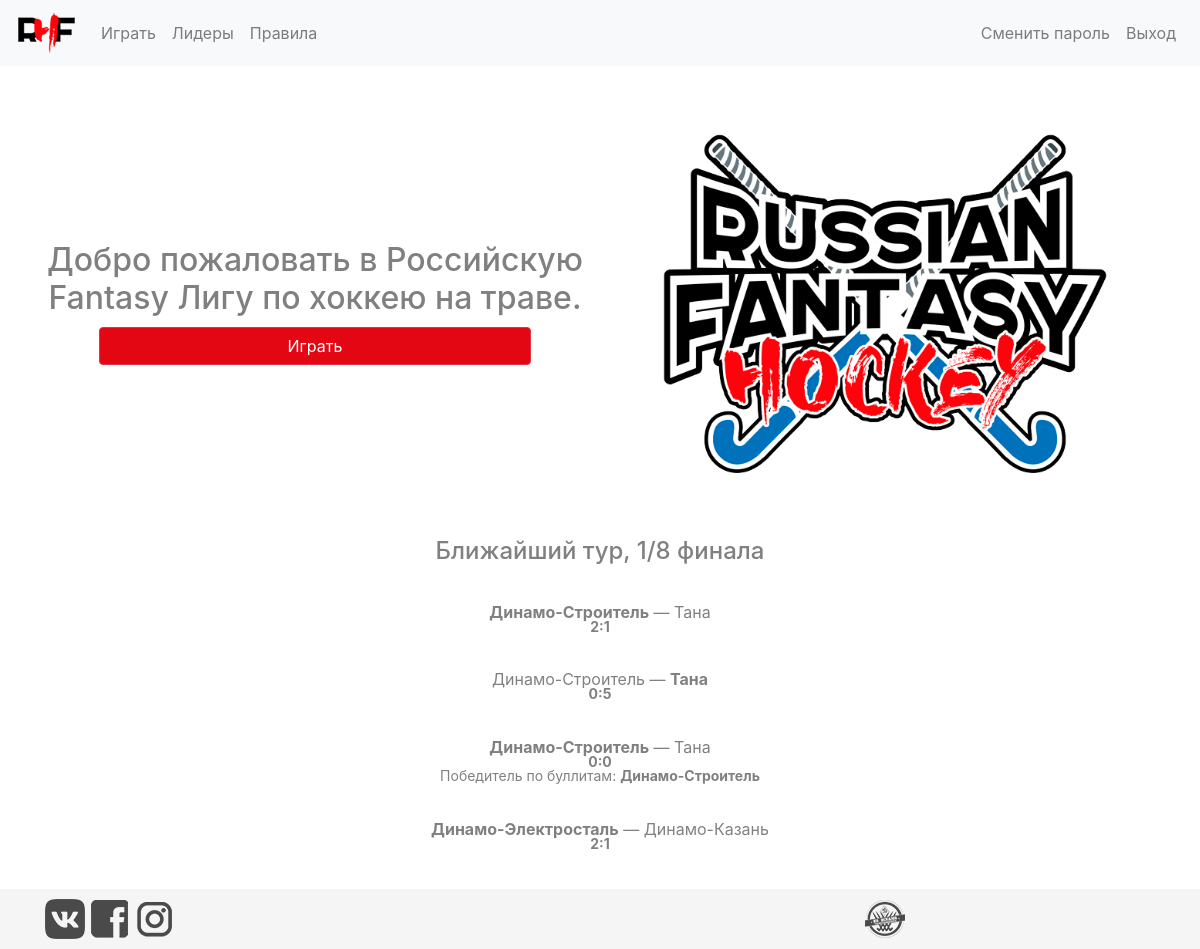
The app's page / (signed in) with its own data.
### players/models.py (models this page shows, shortened)
class Tour(models.Model):
    season = models.PositiveIntegerField(blank=False, null=False, default=YEAR,
                                         help_text='Год тура')
    number = models.PositiveSmallIntegerField(
        help_text='Номер тура. Если это матч плей-офф, номер всё равно вбивается. Он будет использован, при подсчёте очков.')
    name = models.CharField(max_length=64, blank=True, null=True,
                            help_text='Имя тура заполняется только во время плей-офф. Например, "1/8 финала"')
    start_time = models.DateTimeField(auto_now_add=False, auto_now=False, blank=True, null=True,
                                      help_text='Начало дедлайна в туре.')
    supposed_end_time = models.DateTimeField(auto_now_add=False, auto_now=False, blank=True, null=True,
                                             help_text='Предположительные время конца дедлайна в туре. Показывается для пользователя, когда ему ждать результатов подсчёта очков.')
    end_time = models.DateTimeField(auto_now_add=False, auto_now=False, blank=True, null=True)
    class Meta:
        unique_together = ['season', 'number']

class Game(models.Model):
    tour_number = models.ForeignKey(Tour, help_text='Тур, в который прошла игра')
    game_of_tour = models.PositiveSmallIntegerField(null=False, blank=False, help_text='Номер игры в туре (в туре может пройти больше двух игр)')
    home_team = models.ForeignKey(Club, related_name='Home', help_text='Команда, которая играла дома')
    guest_team = models.ForeignKey(Club, related_name='Guest', help_text='Команда, которая играла на выезде')
    score = models.CharField(validators=[validate_comma_separated_integer_list], max_length=5, null=True, blank=True,
                             help_text='Очки, записанные через запятую БЕЗ пробелов, например "2,1"')
    bullitt_winner = models.ForeignKey(Club, related_name='Bullitt_Winner', null=True, blank=True,
                                       help_text='Победитель по буллитам. Поле заполняется только когда матч закончен в ничью')
    start_time = models.DateTimeField(auto_now_add=False, auto_now=False, blank=True, null=True,
                                      help_text='Время, когда игра начнётся. Время вписывается по часовому поясу UTC.')
    def split_score_in_template(self):
        return self.score.split(',')
    def winner(self):
        scores = list(map(int, self.score.split(',')))
        if scores[0] > scores[1]:
            return self.home_team
        elif scores[0] < scores[1]:
            return self.guest_team
        else:
            return self.bullitt_winner
    class Meta:
        unique_together = ['tour_number', 'game_of_tour', 'home_team', 'guest_team']

class Club(models.Model):
    name = models.CharField(max_length=100, blank=False, null=False)
    def __str__(self):
        return self.name

### fantasy_hockey/views.py (the view)
# urls.py: url(r'^$', views.render_home_page, name='home'),
def render_home_page(request):
    current_tour = freeze_and_count.get_current_tour()
    previous_tour = freeze_and_count.get_previous_tour()
    ct_games = Game.objects.filter(tour_number=current_tour)
    pt_games = False
    if not ct_games:
        ct_games = False
    if previous_tour == 'Previous tour is not exist':
        previous_tour = False
    if previous_tour:
        pt_games = Game.objects.filter(tour_number=previous_tour)
    return render(request, 'index.html', context={'ct_games': ct_games, 'pt_games': pt_games, 'current_tour': current_tour, 'previous_tour': previous_tour})

### freeze_and_count/views.py (called while the page is built)
def get_current_tour():
    tours = Tour.objects.all()
    current_tour = None
    if tours:
        for tour in tours:
            if tour.end_time:
                continue
            else:
                current_tour = tour
                break
        if current_tour is None:
            current_tour = Tour.objects.create(number=1, season=tours[len(tours)-1].season + 1)
    else:
        current_tour = Tour.objects.create(number=1, season=2019)
    return current_tour

def get_previous_tour():
    current_tour = get_current_tour()
    current_number, current_season = current_tour.number, current_tour.season
    if current_number == 1:
        return 'Previous tour is not exist'
    else:
        previous_tour = Tour.objects.get(number=current_number-1, season=current_season)
        return previous_tour

### templates/index.html (shortened to what this page needs)
{% extends "base.html" %}
{% block content %}
{% load staticfiles%}
    <div class="container">
        <div class="row align-items-center">
            <div class="col-12 col-md-6 text-align-center">
                <h2 class="text-main">Добро пожаловать в Российскую Fantasy Лигу по хоккею на траве.</h2>
                <div class="button-wrapper">
                    <a class="btn btn-danger play-button" href="{% url 'accounts:conditions' %}" role="button">Играть</a>
                </div>
            </div>
            <div class="col-12 col-md-6">
                <img class="logo-main" src="{% static 'images/logo_main.png' %}" alt="logo">
            </div>
        </div>
    </div>
    <div class="container">
        <div class="row games-row">
            <div class="col-12 col-md-6 games current_tour text-align-center">
            {% if ct_games %}
                {% if current_tour.name %}
                    <h4>Ближайший тур, {{ current_tour.name }}</h4>
                {% else %}
                    <h4>Ближайший тур, номер {{ current_tour.number }}</h4>
                {% endif %}
                {% for game in ct_games %}
                    <div class="game">
                        {% if game.score %}
                            {% if game.home_team == game.winner %}
                                <div class="team_names"><b>{{ game.home_team }}</b> — {{ game.guest_team }}</div>
                            {% else %}
                                <div class="team_names">{{ game.home_team }} — <b>{{ game.guest_team }}</b></div>
                            {% endif %}
                            <div class="scores">{{ game.split_score_in_template.0 }}:{{ game.split_score_in_template.1 }}</div>
                            {% if game.bullitt_winner %}
                                <div class="bullitts">Победитель по буллитам: <b>{{ game.bullitt_winner }}</b></div>
                            {% endif %}
                        {% else %}
                            <div class="team_names">{{ game.home_team }} — {{ game.guest_team }}</div>
                            <div class="scores zero-score">–:–</div>
                            <div class="start_time">Начало: <span class="time" data-time="{{ game.start_time|date:'c' }}"></span></div>
                        {% endif %}
                    </div>
                {% endfor %}
            {% endif %}
            </div>
        </div>
    </div>
{% endblock %}

### static/css/master.css (style rules this page uses)
h1, h2 { margin-top: 10px; margin-bottom: 10px; color: gray; }
body { margin-bottom: 60px; }
.logo-main { margin-top: 60px; width: 100%; }
.text-main { margin-top: 60px; }
.play-button { width: 80%; background-color: #e30613; }
.text-align-center { text-align: center; }
.game { margin-top: 7%; margin-bottom: 7%; color: gray; }
.scores { font-size: 14px; font-weight: bold; line-height: 1; }
.bullitts, .start_time { font-size: 14px; line-height: 1; }
.team_names { line-height: 1; }
.current_tour h4, .previous_tour h4 { color: gray; }
.games { margin-top: 5%; }
h4 { color: gray; }

### records on screen
Tour: name "1/8 финала"
Game: home_team "Динамо-Строитель", guest_team "Тана", split_score_in_template.0 "2", split_score_in_template.1 "1"
Game: home_team "Динамо-Строитель", guest_team "Тана", split_score_in_template.0 "0", split_score_in_template.1 "5"
Game: home_team "Динамо-Строитель", guest_team "Тана", split_score_in_template.0 "0", split_score_in_template.1 "0", bullitt_winner "Динамо-Строитель"
Game: home_team "Динамо-Электросталь", guest_team "Динамо-Казань", split_score_in_template.0 "2", split_score_in_template.1 "1"
